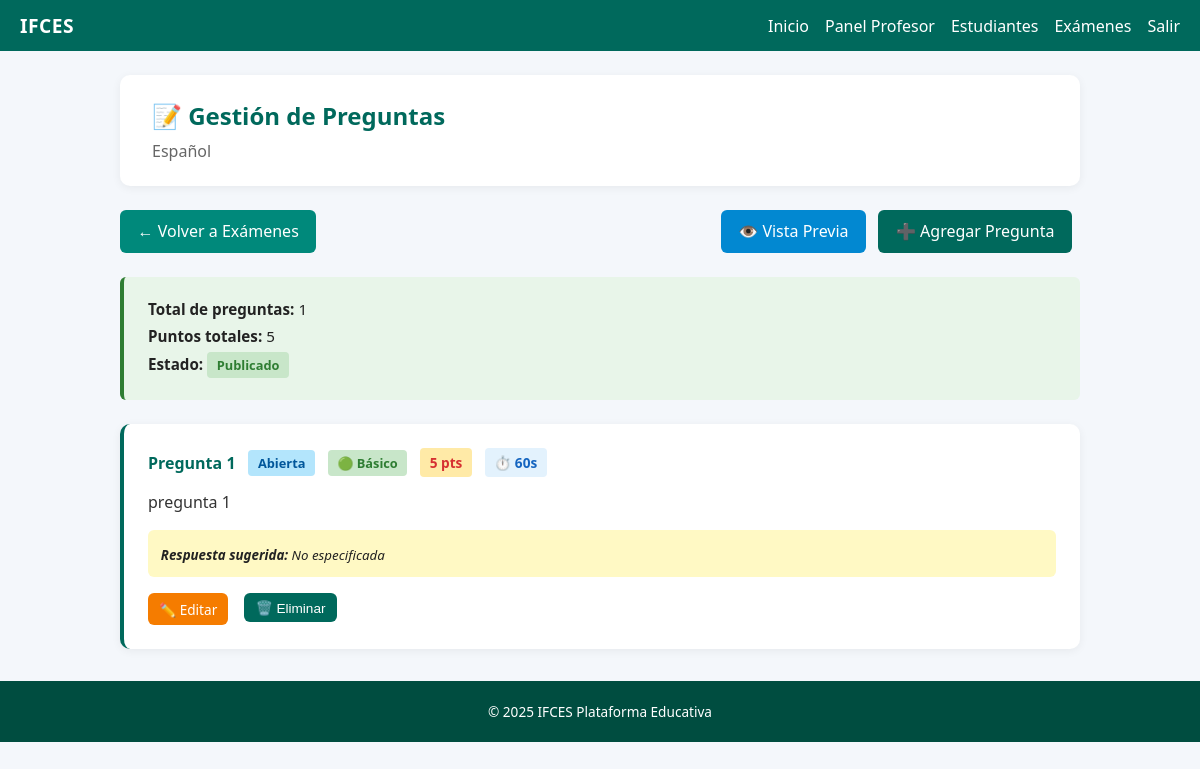
/profesor/examen/4/preguntas (signed in), run on the app's committed database.
### app/models.py (models this page shows, shortened)
class Examen(db.Model):
    __tablename__ = "examenes"
    id = db.Column(db.Integer, primary_key=True)
    titulo = db.Column(db.String(200), nullable=False)
    descripcion = db.Column(db.Text)
    fecha_creacion = db.Column(db.DateTime, default=datetime.utcnow)
    duracion_minutos = db.Column(db.Integer, default=60)
    fecha_limite = db.Column(db.DateTime)
    publicado = db.Column(db.Boolean, default=False)
    profesor_id = db.Column(db.Integer, db.ForeignKey('users.id'), nullable=False)
    categoria_id = db.Column(db.Integer, db.ForeignKey('categorias.id'))
    intentos_maximos = db.Column(db.Integer, default=1)  # número de intentos permitidos
    mostrar_respuestas = db.Column(db.Boolean, default=True)  # mostrar respuestas correctas después
    barajar_preguntas = db.Column(db.Boolean, default=False)  # randomizar orden preguntas
    calificacion_minima = db.Column(db.Float, default=60.0)  # porcentaje mínimo para aprobar
    preguntas = db.relationship('Pregunta', backref='examen', lazy=True, cascade='all, delete-orphan')
    resultados = db.relationship('ExamenResultado', backref='examen', lazy=True, cascade='all, delete-orphan')

class Pregunta(db.Model):
    __tablename__ = "preguntas"
    id = db.Column(db.Integer, primary_key=True)
    examen_id = db.Column(db.Integer, db.ForeignKey('examenes.id'), nullable=False)
    texto = db.Column(db.Text, nullable=False)
    tipo = db.Column(db.String(20), nullable=False)  # opcion_multiple, verdadero_falso, abierta
    opciones = db.Column(db.Text)  # JSON string para opciones múltiples
    respuesta_correcta = db.Column(db.Text)
    puntos = db.Column(db.Integer, default=1)
    orden = db.Column(db.Integer, default=0)
    nivel_dificultad = db.Column(db.String(20), default="basico")  # basico, intermedio, avanzado
    tiempo_estimado = db.Column(db.Integer, default=60)  # segundos
    explicacion = db.Column(db.Text)  # Explicación de la respuesta correcta
    imagen_url = db.Column(db.String(255))  # Ruta a imagen adjunta
    respuestas = db.relationship('Respuesta', backref='pregunta', lazy=True, cascade='all, delete-orphan')

### app/profesor/__init__.py (the view)
@profesor_bp.route("/examen/<int:id>/preguntas")
@login_required
@role_required("profesor")
def gestionar_preguntas(id):
    examen = Examen.query.get_or_404(id)
    if examen.profesor_id != current_user.id:
        flash("No tienes permiso para gestionar este examen", "danger")
        return redirect(url_for("profesor.lista_examenes"))
    preguntas = Pregunta.query.filter_by(examen_id=id).order_by(Pregunta.orden).all()
    total_puntos = sum([p.puntos for p in preguntas])
    return render_template("profesor/gestionar_preguntas.html",
                         examen=examen,
                         preguntas=preguntas,
                         total_puntos=total_puntos)

### app/models.py (called while the page is built)
@login_manager.user_loader
def load_user(user_id):  # pragma: no cover
    return User.query.get(int(user_id))

### app/templates/profesor/gestionar_preguntas.html (shortened to what this page needs)
{% extends 'layout.html' %}
{% block content %}
<div class="dashboard-header">
  <h2>📝 Gestión de Preguntas</h2>
  <p class="welcome">{{ examen.titulo }}</p>
</div>
<div class="action-bar">
  <a href="{{ url_for('profesor.lista_examenes') }}" class="btn btn-secondary">← Volver a Exámenes</a>
  <div>
    <a href="{{ url_for('profesor.vista_previa_examen', id=examen.id) }}" class="btn" style="background:#0288d1;color:#fff;">
      👁️ Vista Previa
    </a>
    <a href="{{ url_for('profesor.crear_pregunta', id=examen.id) }}" class="btn btn-primary">➕ Agregar Pregunta</a>
  </div>
</div>
<div class="examen-info-box">
  <p><strong>Total de preguntas:</strong> {{ preguntas|length }}</p>
  <p><strong>Puntos totales:</strong> {{ total_puntos }}</p>
  <p><strong>Estado:</strong>
    {% if examen.publicado %}
      <span class="badge badge-success">Publicado</span>
    {% else %}
      <span class="badge badge-warning">Borrador</span>
    {% endif %}
  </p>
</div>
{% if preguntas %}
  <div class="preguntas-list">
    {% for pregunta in preguntas %}
      <div class="pregunta-item">
        <div class="pregunta-header">
          <span class="pregunta-numero">Pregunta {{ loop.index }}</span>
          <span class="pregunta-tipo badge badge-info">{{ pregunta.tipo.replace('_', ' ').title() }}</span>
          {% if pregunta.nivel_dificultad == 'basico' %}
            <span class="badge badge-success">🟢 Básico</span>
          {% elif pregunta.nivel_dificultad == 'intermedio' %}
            <span class="badge badge-warning">🟡 Intermedio</span>
          {% elif pregunta.nivel_dificultad == 'avanzado' %}
            <span class="badge badge-danger">🔴 Avanzado</span>
          {% endif %}
          <span class="pregunta-puntos">{{ pregunta.puntos }} pts</span>
          <span class="pregunta-tiempo">⏱️ {{ pregunta.tiempo_estimado }}s</span>
        </div>
        <div class="pregunta-texto">{{ pregunta.texto }}</div>
        {% if pregunta.tipo == 'opcion_multiple' or pregunta.tipo == 'verdadero_falso' %}
          <div class="pregunta-opciones">
            {% set opciones = pregunta.opciones|from_json %}
            <ul>
              {% for opcion in opciones %}
                <li class="{{ 'correcta' if opcion == pregunta.respuesta_correcta }}">
                  {{ opcion }}
                  {% if opcion == pregunta.respuesta_correcta %}✓{% endif %}
                </li>
              {% endfor %}
            </ul>
          </div>
        {% elif pregunta.tipo == 'abierta' %}
          <div class="pregunta-respuesta-sugerida">
            <small><strong>Respuesta sugerida:</strong> {{ pregunta.respuesta_correcta or 'No especificada' }}</small>
          </div>
        {% endif %}
        <div class="pregunta-actions">
          <a href="{{ url_for('profesor.editar_pregunta', id=pregunta.id) }}" class="btn btn-sm" style="background:#f57c00;color:#fff;">
            ✏️ Editar
          </a>
          <form method="post" action="{{ url_for('profesor.eliminar_pregunta', id=pregunta.id) }}"
                onsubmit="return confirm('¿Eliminar esta pregunta?');" class="inline-form">
            <button type="submit" class="btn btn-sm btn-danger">🗑️ Eliminar</button>
          </form>
        </div>
      </div>
    {% endfor %}
  </div>
{% else %}
  <div class="empty-state">
    <p>📋 No has agregado preguntas a este examen</p>
    <a href="{{ url_for('profesor.crear_pregunta', id=examen.id) }}" class="btn btn-primary">Crear primera pregunta</a>
  </div>
{% endif %}
{% endblock %}

### app/static/css/styles.css (style rules this page uses)
body { margin:0;font-family:'Segoe UI',Arial,sans-serif;background:#f4f7fb;color:#222; }
.btn { background:#00695c;color:#fff;padding:.65rem 1.1rem;border:none;border-radius:6px;text-decoration:none;display:inline-block;margin-right:.5rem;cursor:pointer;font-weight:500;transition:filter .2s; }
.btn-secondary { background:#00897b; }
.btn-primary { background:#00695c; }
.dashboard-header { background:#fff;padding:1.5rem 2rem;border-radius:10px;box-shadow:0 2px 10px rgba(0,0,0,.06);margin-bottom:1.5rem; }
.dashboard-header h2 { margin:0 0 .5rem;color:#00695c; }
.dashboard-header .welcome { margin:0;color:#666;font-size:1rem; }
.badge { display:inline-block;padding:.25rem .6rem;border-radius:4px;font-size:.8rem;font-weight:600; }
.action-bar { display:flex;justify-content:space-between;align-items:center;margin-bottom:1.5rem;flex-wrap:wrap;gap:.8rem; }
.badge-success { background:#c8e6c9;color:#2e7d32; }
.badge-info { background:#b3e5fc;color:#01579b; }
.btn-sm { padding:.4rem .7rem;font-size:.85rem; }
.inline-form { display:inline; }
.examen-info-box { background:#e8f5e9;border-left:4px solid #2e7d32;padding:1rem 1.5rem;border-radius:6px;margin-bottom:1.5rem; }
.examen-info-box p { margin:.4rem 0;font-size:.95rem; }
.preguntas-list { display:flex;flex-direction:column;gap:1rem; }
.pregunta-item { background:#fff;padding:1.5rem;border-radius:10px;box-shadow:0 2px 10px rgba(0,0,0,.06);border-left:4px solid #00695c; }
.pregunta-header { display:flex;align-items:center;gap:.8rem;margin-bottom:.8rem;flex-wrap:wrap; }
.pregunta-numero { font-weight:600;color:#00695c;font-size:1rem; }
.pregunta-puntos { background:#ffeaa7;color:#d63031;padding:.3rem .6rem;border-radius:4px;font-size:.85rem;font-weight:600; }
.pregunta-texto { font-size:1rem;color:#333;margin-bottom:1rem;line-height:1.5; }
.pregunta-respuesta-sugerida { background:#fff9c4;padding:.8rem;border-radius:6px;font-style:italic; }
.pregunta-actions { display:flex;gap:.5rem;margin-top:1rem; }
.pregunta-tiempo { background:#e3f2fd;color:#1565c0;padding:.3rem .6rem;border-radius:4px;font-size:.85rem;font-weight:600; }

### data on the page
Examen: titulo "Español"
Pregunta: tipo.replace "Abierta", nivel_dificultad "🟢 Básico", puntos "5", tiempo_estimado "60", texto "pregunta 1", respuesta_correcta "No especificada"

### other printed values
{{ preguntas|length }} "1"
{{ total_puntos }} "5"
